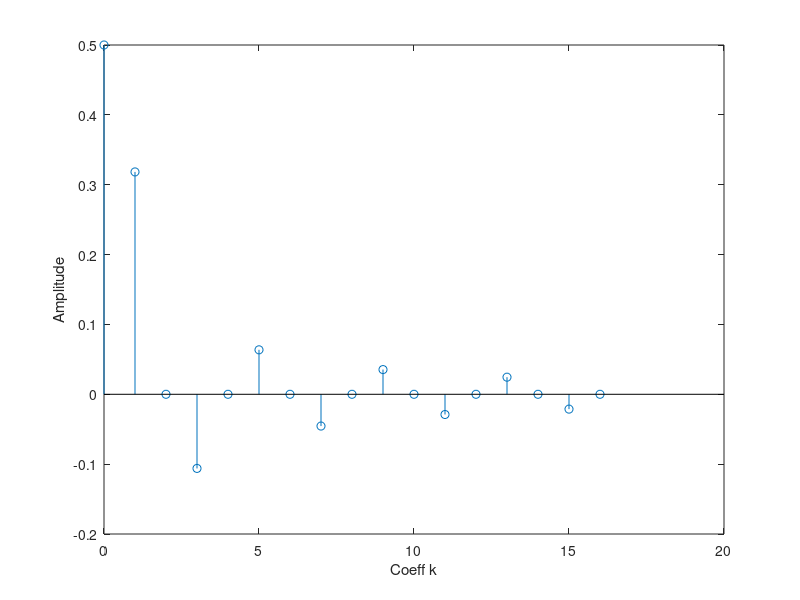
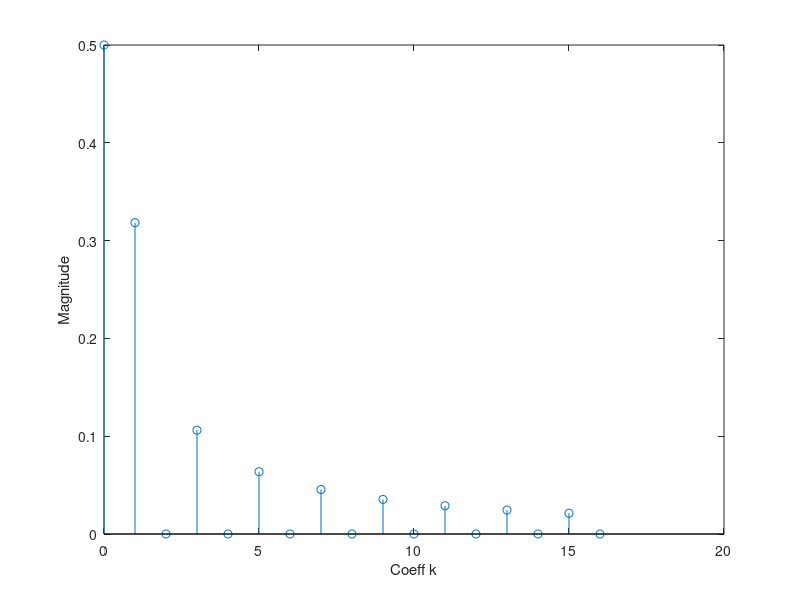
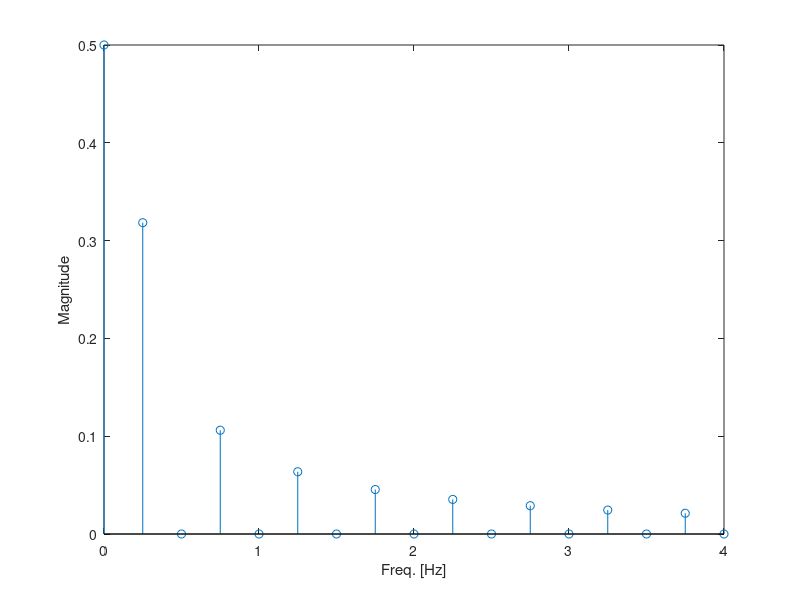

MATLAB code to generate these figures, in order:
% The script demonstrates how to plot the coefficients ak from
% Fourier Series Analysis using stem().
% In this case, the coefficients apply to a square wave.
% NOTE! Only the origin and the right side of the spectrum are calculated and plotted.
close all
clear
clc

N = 16; % Choice of the number of coefficients we want to plot
T0 = 4; % Period of the periodic signal

ak = zeros(1, N);
for k = 1:2:N
    ak(k) = sin(pi * k / 2) / (pi * k); % Formula for ak taken from Example C-1 in the book
end
ak = [0.5 ak]; % Add a0

% Here, the coefficients are plotted with the sign preserved
stem(0:N, ak)
xlabel('Coeff k');
ylabel('Amplitude');

% Here, the absolute value of the coefficients is plotted
figure
stem(0:N, abs(ak))
xlabel('Coeff k');
ylabel('Magnitude');

% Here, the absolute value is plotted, with the order k converted to frequency
figure
stem((0:N) * (1/T0), abs(ak))
xlabel('Freq. [Hz]');
ylabel('Magnitude');
